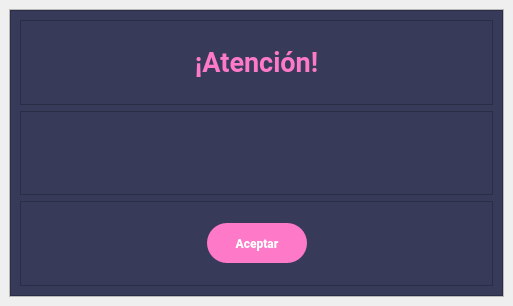
<?xml version="1.0" encoding="UTF-8"?>
<ui version="4.0">
 <class>MainWindow</class>
 <widget class="QMainWindow" name="MainWindow">
  <property name="geometry">
   <rect>
    <x>0</x>
    <y>0</y>
    <width>513</width>
    <height>306</height>
   </rect>
  </property>
  <property name="windowTitle">
   <string>MainWindow</string>
  </property>
  <widget class="QWidget" name="centralwidget">
   <layout class="QVBoxLayout" name="verticalLayout">
    <item>
     <widget class="QFrame" name="dropShadowFrame">
      <property name="frameShape">
       <enum>QFrame::StyledPanel</enum>
      </property>
      <property name="frameShadow">
       <enum>QFrame::Raised</enum>
      </property>
      <layout class="QVBoxLayout" name="verticalLayout_2">
       <property name="spacing">
        <number>0</number>
       </property>
       <property name="leftMargin">
        <number>0</number>
       </property>
       <property name="topMargin">
        <number>0</number>
       </property>
       <property name="rightMargin">
        <number>0</number>
       </property>
       <property name="bottomMargin">
        <number>0</number>
       </property>
       <item>
        <widget class="QFrame" name="alert_frame">
         <property name="styleSheet">
          <string notr="true">background-color: rgb(56, 58, 89);
color: rgb(254, 121, 199);
font-family: Roboto;</string>
         </property>
         <property name="frameShape">
          <enum>QFrame::StyledPanel</enum>
         </property>
         <property name="frameShadow">
          <enum>QFrame::Raised</enum>
         </property>
         <layout class="QVBoxLayout" name="verticalLayout_3">
          <item>
           <widget class="QFrame" name="title_frame">
            <property name="frameShape">
             <enum>QFrame::StyledPanel</enum>
            </property>
            <property name="frameShadow">
             <enum>QFrame::Raised</enum>
            </property>
            <layout class="QVBoxLayout" name="verticalLayout_5">
             <item>
              <widget class="QLabel" name="label">
               <property name="font">
                <font>
                 <family>Roboto</family>
                 <pointsize>20</pointsize>
                 <weight>75</weight>
                 <bold>true</bold>
                </font>
               </property>
               <property name="text">
                <string>¡Atención!</string>
               </property>
               <property name="alignment">
                <set>Qt::AlignCenter</set>
               </property>
              </widget>
             </item>
            </layout>
           </widget>
          </item>
          <item>
           <widget class="QFrame" name="message_frame">
            <property name="frameShape">
             <enum>QFrame::StyledPanel</enum>
            </property>
            <property name="frameShadow">
             <enum>QFrame::Raised</enum>
            </property>
            <layout class="QVBoxLayout" name="verticalLayout_4">
             <item>
              <widget class="QLabel" name="message_label">
               <property name="font">
                <font>
                 <family>Roboto</family>
                 <pointsize>14</pointsize>
                 <weight>75</weight>
                 <bold>true</bold>
                </font>
               </property>
               <property name="styleSheet">
                <string notr="true">color: #fff</string>
               </property>
               <property name="text">
                <string/>
               </property>
               <property name="alignment">
                <set>Qt::AlignCenter</set>
               </property>
              </widget>
             </item>
            </layout>
           </widget>
          </item>
          <item>
           <widget class="QFrame" name="btn_frame">
            <property name="frameShape">
             <enum>QFrame::StyledPanel</enum>
            </property>
            <property name="frameShadow">
             <enum>QFrame::Raised</enum>
            </property>
            <layout class="QHBoxLayout" name="horizontalLayout">
             <item>
              <spacer name="horizontalSpacer">
               <property name="orientation">
                <enum>Qt::Horizontal</enum>
               </property>
               <property name="sizeHint" stdset="0">
                <size>
                 <width>40</width>
                 <height>20</height>
                </size>
               </property>
              </spacer>
             </item>
             <item>
              <widget class="QPushButton" name="btn_accept">
               <property name="cursor">
                <cursorShape>PointingHandCursor</cursorShape>
               </property>
               <property name="styleSheet">
                <string notr="true">QPushButton{
	background-color: rgb(254, 121, 199);
	color:#fff;
	border: none;
 	border-radius: 20px;
    font-weight: Bold;
	font-family: Roboto Black;
	min-width: 100px;
	min-height: 40px;
	cursor: pointer;
}

QPushButton:hover{
	background-color: rgb(214,101,169);
	color: rgb(255, 255, 255);
	border-radius: 20px;
	font-weight: Bold
}</string>
               </property>
               <property name="text">
                <string>Aceptar</string>
               </property>
              </widget>
             </item>
             <item>
              <spacer name="horizontalSpacer_2">
               <property name="orientation">
                <enum>Qt::Horizontal</enum>
               </property>
               <property name="sizeHint" stdset="0">
                <size>
                 <width>40</width>
                 <height>20</height>
                </size>
               </property>
              </spacer>
             </item>
            </layout>
           </widget>
          </item>
         </layout>
        </widget>
       </item>
      </layout>
     </widget>
    </item>
   </layout>
  </widget>
 </widget>
 <resources/>
 <connections/>
</ui>
